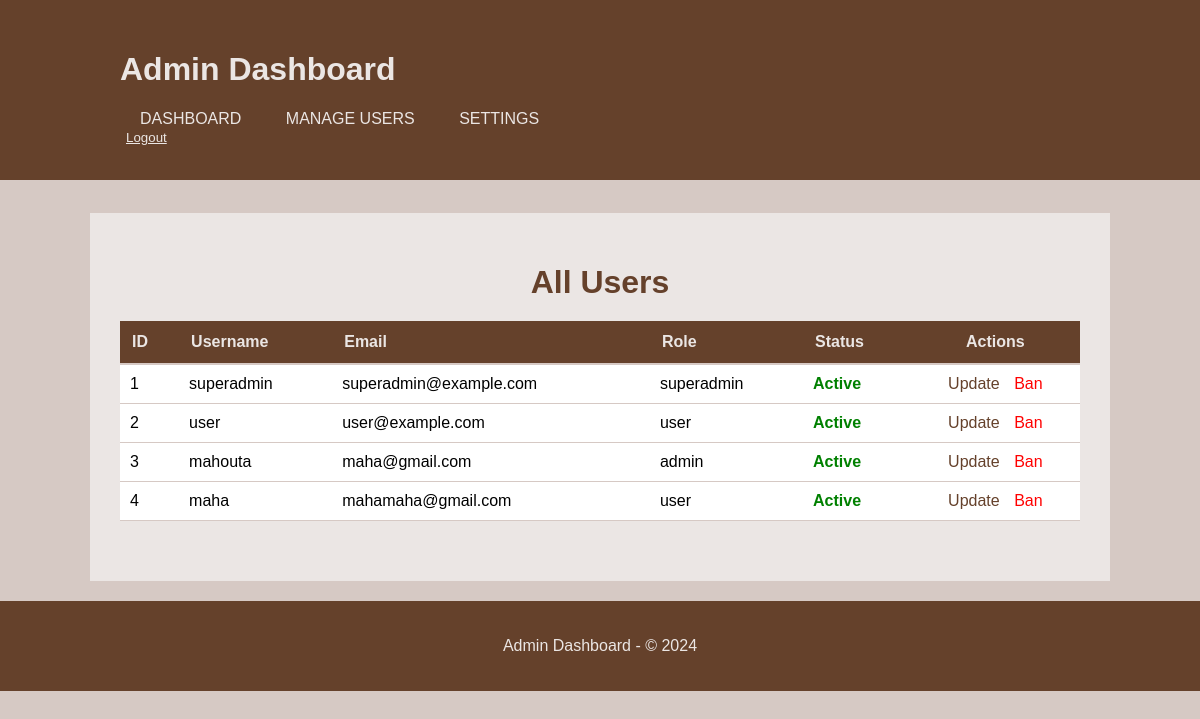
The app's page /users/ (signed in) with its own data.
### users/models.py (models this page shows)
class CustomUser(AbstractUser):
    ROLES = (
        ('superadmin', 'Super Admin'),
        ('admin', 'Admin'),
        ('user', 'User'),
    )
    role = models.CharField(max_length=10, choices=ROLES, default='user')

### users/views.py (the view)
# urls.py: path('users/', views.get_all_users, name='get_all_users'),  # URL pour la gestion des utilisateurs
@login_required
@user_passes_test(is_admin_or_superadmin)
def get_all_users(request):
    users = CustomUser.objects.all()
    return render(request, 'user-management/users.html', {'users': users})

### users/views.py (called while the page is built)
def is_admin_or_superadmin(user):
    return user.role in ['admin', 'superadmin']

### users/templates/user-management/users.html (shortened to what this page needs)
{% extends 'base_admin.html' %}
{% block content %}
  <h1 style="text-align: center; color: #65412b; margin-bottom: 20px;">All Users</h1>
  <div style="overflow-x: auto; margin-bottom: 30px;">
    <table style="width: 100%; border-collapse: collapse; background-color: #fff; box-shadow: 0 4px 8px rgba(0, 0, 0, 0.1);">
      <thead>
        <tr style="background-color: #65412b; color: #ebe6e4;">
          <th style="padding: 12px; text-align: left; border-bottom: 2px solid #d6c9c4;">ID</th>
          <th style="padding: 12px; text-align: left; border-bottom: 2px solid #d6c9c4;">Username</th>
          <th style="padding: 12px; text-align: left; border-bottom: 2px solid #d6c9c4;">Email</th>
          <th style="padding: 12px; text-align: left; border-bottom: 2px solid #d6c9c4;">Role</th>
          <th style="padding: 12px; text-align: left; border-bottom: 2px solid #d6c9c4;">Status</th>
          <th style="padding: 12px; text-align: center; border-bottom: 2px solid #d6c9c4;">Actions</th>
        </tr>
      </thead>
      <tbody>
        {% for user in users %}
        <tr style="border-bottom: 1px solid #d6c9c4;">
          <td style="padding: 10px;">{{ user.id }}</td>
          <td style="padding: 10px;">{{ user.username }}</td>
          <td style="padding: 10px;">{{ user.email }}</td>
          <td style="padding: 10px;">{{ user.role }}</td>
          <td style="padding: 10px;">
            <span style="color: {% if user.is_active %}green{% else %}red{% endif %}; font-weight: bold;">
              {{ user.is_active|yesno:"Active,Banned" }}
            </span>
          </td>
          <td style="padding: 10px; text-align: center;">
            <a href="{% url 'update_user' user.id %}" style="color: #65412b; text-decoration: none; margin-right: 10px;">Update</a>
            {% if user.is_active %}
              <a href="{% url 'ban_user' user.id %}" style="color: red; text-decoration: none;">Ban</a>
            {% else %}
              <a href="{% url 'unban_user' user.id %}" style="color: green; text-decoration: none;">Unban</a>
            {% endif %}
          </td>
        </tr>
        {% empty %}
        <tr>
          <td colspan="6" style="text-align: center; padding: 20px; color: #65412b; background-color: #f9f9f9;">No users found.</td>
        </tr>
        {% endfor %}
      </tbody>
    </table>
  </div>
{% endblock %}

### users/templates/base_admin.html (shortened to what this page needs)
<!DOCTYPE html>
<html lang="en">
  <head>
  </head>
  <body>
    <header>
        <div class="container">
            <h1>Admin Dashboard</h1>
            <ul>
                <li><a href="#">Dashboard</a></li>
                <li><a href="{% url 'get_all_users' %}">Manage Users</a></li>
                <li><a href="#">Settings</a></li>
                <li>
                    <form method="POST" action="{% url 'logout' %}">
                      <button type="submit">Logout</button>
                    </form>
                </li>
            </ul>
        </div>
    </header>
    <div class="container content">
        {% block content %}{% endblock %}
    </div>
    <footer>
        <p>Admin Dashboard - &copy; 2024</p>
    </footer>
  </body>
</html>

### users/templates/base_admin.html (style rules this page uses)
body { font-family: Arial, sans-serif; background-color: #d6c9c4; margin: 0; padding: 0; }
.container { width: 80%; margin: auto; overflow: hidden; }
header { background: #65412b; color: #ebe6e4; padding-top: 30px; min-height: 70px; border-bottom: #d6c9c4 3px solid; }
header a { color: #ebe6e4; text-decoration: none; text-transform: uppercase; font-size: 16px; }
header ul { padding: 0; list-style: none; }
header ul li { display: inline; padding: 0 20px 0 20px; }
.content { background: #ebe6e4; padding: 30px; margin-top: 30px; }
footer { text-align: center; padding: 20px; background: #65412b; color: #ebe6e4; margin-top: 20px; }
button { background-color: transparent; border: none; color: #ebe6e4; text-decoration: underline; cursor: pointer; }

### records on screen
CustomUser: id "1", username "superadmin", email "superadmin@example.com", role "superadmin", is_active "Active", shows "Ban"
CustomUser: id "2", username "user", email "user@example.com", role "user", is_active "Active", shows "Ban"
CustomUser: id "3", username "mahouta", email "maha@gmail.com", role "admin", is_active "Active", shows "Ban"
CustomUser: id "4", username "maha", email "mahamaha@gmail.com", role "user", is_active "Active", shows "Ban"
